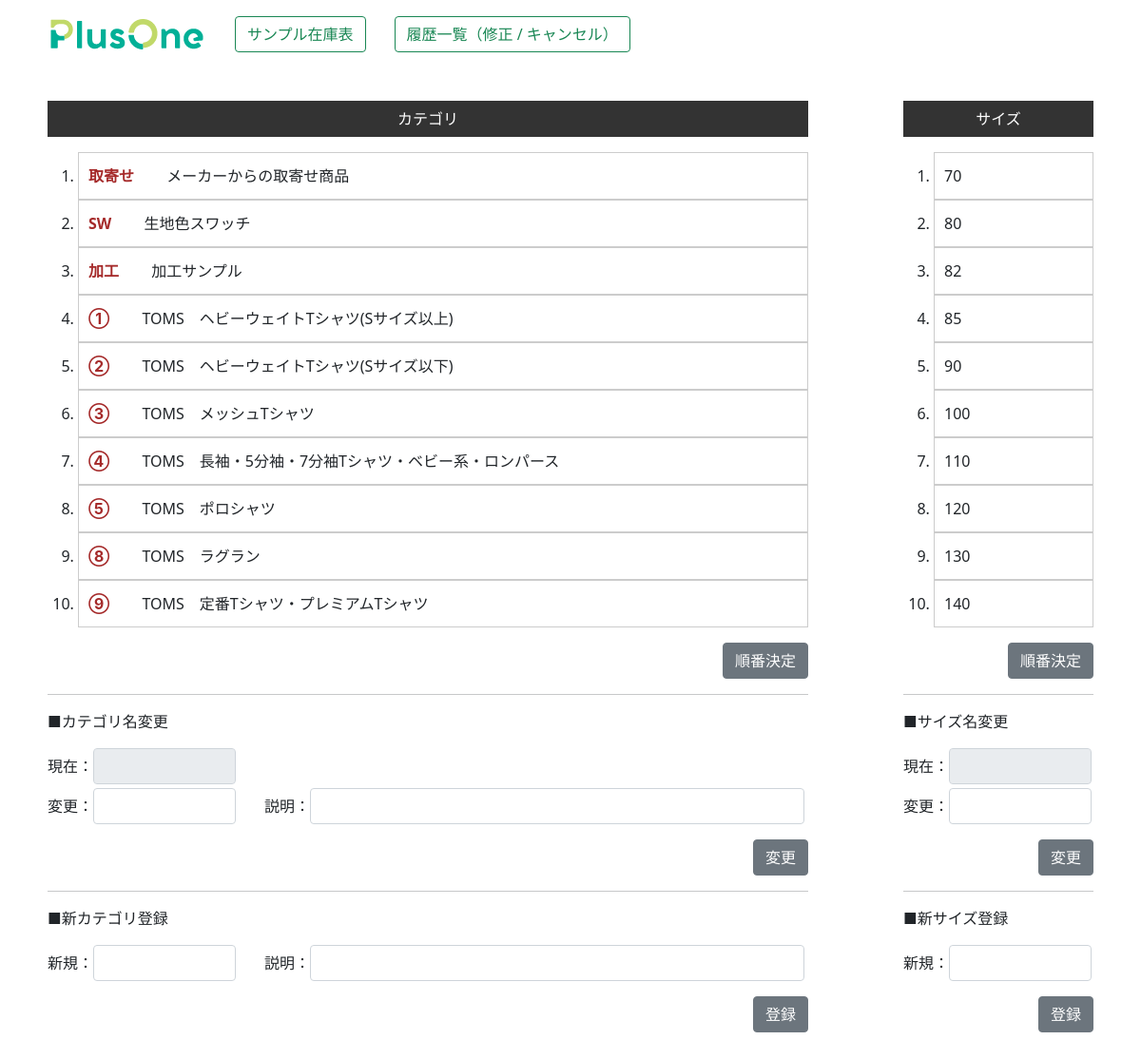
Before: /zaiko2/size_category/ (signed in) with the older database file.
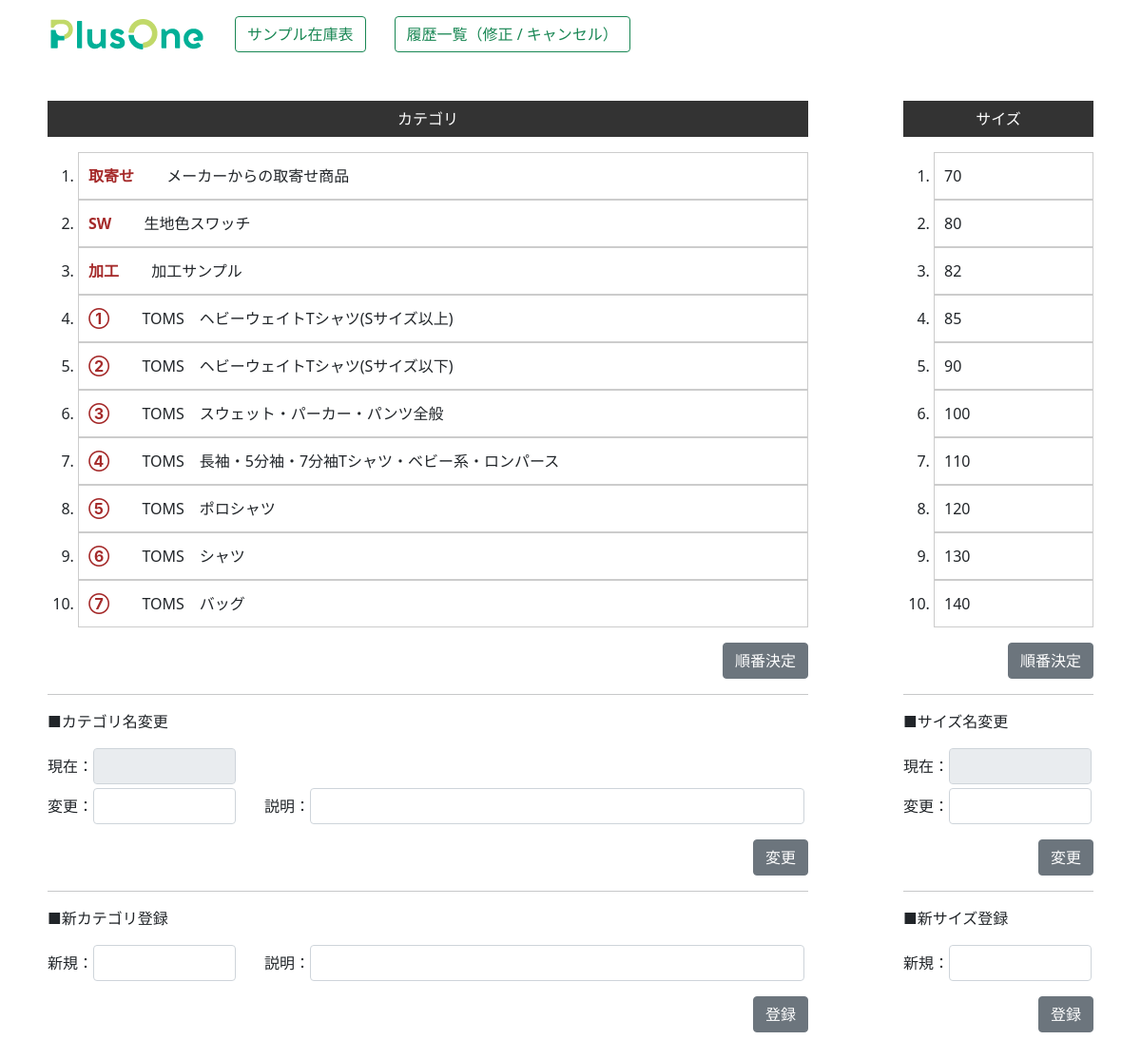
After: the same page with the newer database file.
### zaiko/models.py (models this page shows, shortened)
class Category(models.Model):
    category_num=models.IntegerField("順番",null=False)
    category=models.CharField("カテゴリ",max_length=50,blank=True)
    category_ex=models.CharField("説明",max_length=100,blank=True)

class Size(models.Model):
    size_num=models.IntegerField("順番",null=False)
    size=models.CharField("サイズ",max_length=30,blank=True)

### zaiko2/views.py (the view)
# urls.py: path('size_category/', size_category, name="size_category"),
@login_required
def size_category(request):
    sizes=Size.objects.all().order_by("size_num")
    category=Category.objects.all().order_by("category_num")
    request.session["comment"]=""
    kanri=0
    if request.user.username == "p1masao":
        kanri=1
    return render(request,"zaiko2/size_category.html",{"sizes":sizes,"category":category,"kanri":kanri})

### zaiko2/templates/zaiko2/size_category.html (shortened to what this page needs)
{% load static %}
<!DOCTYPE html>
<html lang="ja">
<head>
    <link rel="stylesheet" href="{% static 'main.css' %}">
    <link href="https://cdn.jsdelivr.net/npm/bootstrap@5.0.2/dist/css/bootstrap.min.css" rel="stylesheet">
    <link rel="stylesheet" href="https://cdn.jsdelivr.net/npm/bootstrap-icons@1.8.0/font/bootstrap-icons.css">
</head>
<body>
    <div class="container mt-3 mb-5">
        <div style="margin: 0 auto; justify-content: center; width: 1100px;">
            {% include "zaiko/menu.html" with kanri=kanri %}
            <div class="flex4" style="margin-top: 50px;">
                <div style="width: 800px;">
                    <div class="title_sc">カテゴリ</div>
                    <div class="inlineframe mt-3" style=" height: 500px;">
                        <ol class="drag-list">
                            {% for i in category %}
                                {% if i.category_num == 0 %}
                                <li id="{{i.category}}" name="category_list" draggable="true" style="background-color: aqua;">
                                    <span style="color: brown;">{{i.category}}</span>
                                    <span style="margin-left: 30px;">{{i.category_ex}}</span>
                                </li>
                                {% else %}
                                <li id="{{i.category}}" name="category_list" draggable="true">
                                    <span style="color: brown; font-weight: bold;">{{i.category}}</span>
                                    <span style="margin-left: 30px;">{{i.category_ex}}</span>
                                </li>
                                {% endif %}
                            {% endfor %}
                        </ol>
                    </div>
                    <div style="width: 800px;">
                        <div class="mt-3" style="text-align: right;">
                            <button type="button" class="btn btn-secondary" id="btn_category_num">順番決定</button>
                        </div>
                        <hr>
                        <div>■カテゴリ名変更</div>
                        <div class="mt-3">
                            <div class="flex2">
                                <div>現在：</div>
                                <div style="width: 150px;"><input class="form-control" type="text" id="category_name1" readonly></div>
                            </div>
                            <div class="flex2 mt-1">
                                <div>変更：</div>
                                <div style="width: 150px;"><input class="form-control" type="text" id="category_name2"></div>
                                <div style="margin-left: 30px;">説明：</div>
                                <div style="width: 520px;"><input class="form-control" type="text" id="category_name3"></div>
                            </div>
                            <div class="mt-3" style="text-align: right;">
                                <button type="button" class="btn btn-secondary" id="btn_category_name">変更</button>
                            </div>
                        </div>
                        <hr>
                        <div>■新カテゴリ登録</div>
                        <div class="mt-3">
                            <div class="flex2">
                                <div>新規：</div>
                                <div style="width: 150px;"><input class="form-control" type="text" id="category_new1"></div>
                                <div style="margin-left: 30px;">説明：</div>
                                <div style="width: 520px;"><input class="form-control" type="text" id="category_new2"></div>
                            </div>
                            <div class="mt-3" style="text-align: right;">
                                <button type="button" class="btn btn-secondary" id="btn_category_new">登録</button>
                            </div>
                        </div>
                    </div>
                </div>
                <div style="width: 200px;">
                    <div class="title_sc">サイズ</div>
                    <div class="inlineframe mt-3" style="height: 500px;">
                        <ol class="drag-list">
                            {% for i in sizes %}
                                {% if i.size_num == 0 %}
                                <li id="{{i.size}}" name="size_list" draggable="true" style="background-color: aqua;">{{i.size}}</li>
                                {% else %}
                                <li id="{{i.size}}" name="size_list" draggable="true">{{i.size}}</li>
                                {% endif %}
                            {% endfor %}
                        </ol>
                    </div>
                    <div style="width: 200px;">
                        <div class="mt-3" style="text-align: right;">
                            <button type="button" class="btn btn-secondary" id="btn_size_num">順番決定</button>
                        </div>
                        <hr>
                        <div>■サイズ名変更</div>
                        <div class="mt-3">
                            <div class="flex2">
                                <div>現在：</div>
                                <div style="width: 150px;"><input class="form-control" type="text" id="size_name1" readonly></div>
                            </div>
                            <div class="flex2 mt-1">
                                <div>変更：</div>
                                <div style="width: 150px;"><input class="form-control" type="text" id="size_name2"></div>
                            </div>
                            <div class="mt-3" style="text-align: right;">
                                <button type="button" class="btn btn-secondary" id="btn_size_name">変更</button>
                            </div>
                        </div>
                        <hr>
                        <div>■新サイズ登録</div>
                        <div class="mt-3">
                            <div class="flex2">
                                <div>新規：</div>
                                <div style="width: 150px;"><input class="form-control" type="text" id="size_new"></div>
                            </div>
                            <div class="mt-3" style="text-align: right;">
                                <button type="button" class="btn btn-secondary" id="btn_size_new">登録</button>
                            </div>
                        </div>
                    </div>
                </div>
            </div>
        </div>
    </div>
</body>
</html>

### zaiko/templates/zaiko/menu.html (shortened to what this page needs)
{% load static %}
<div class="menu">
    <div>
        <a href="https://www.p1-intl.com/" target="_blank"><img src="{% static 'logo.png' %}"></a>
    </div>
    <div style="margin-left: 30px;">
        <a href="{% url 'zaiko:index' %}"><button type="button" class="btn btn-outline-success">サンプル在庫表</button></a>
    </div>
    <div style="margin-left: 30px;">
        <a href="{% url 'zaiko:irai_rireki' %}"><button type="button" class="btn btn-outline-success">履歴一覧（修正 / キャンセル）</button></a>
    </div>
</div>

### zaiko/static/main.css (style rules this page uses)
.flex2,.menu { display: flex; flex-wrap: wrap; align-items: center; }
.flex4 { display: flex; flex-wrap: nowrap; justify-content: space-between; }
.menu { width: 1100px; margin: 0 auto; }
.drag-list li { line-height:3em; border:1px solid #cccccc; cursor:pointer; padding-left: 10px; }
.inlineframe { background-color:#FFFFFF; overflow:auto; overflow-y:scroll; overflow-x:hidden; }
.title_sc { background-color: #333333; color: #fff; text-align: center; padding: 7px 0px; }

Changed rows visible on the page:
no longer on this page (row edited): Category: category "⑧", category_ex "TOMS ラグラン"
no longer on this page (row edited): Category: category "⑨", category_ex "TOMS 定番Tシャツ・プレミアムTシャツ"
changed Category: category_ex "TOMS メッシュTシャツ" → "TOMS スウェット・パーカー・パンツ全般"
now on this page (row edited): Category: category "⑥", category_ex "TOMS シャツ"
added Category: category "⑦", category_ex "TOMS バッグ"
